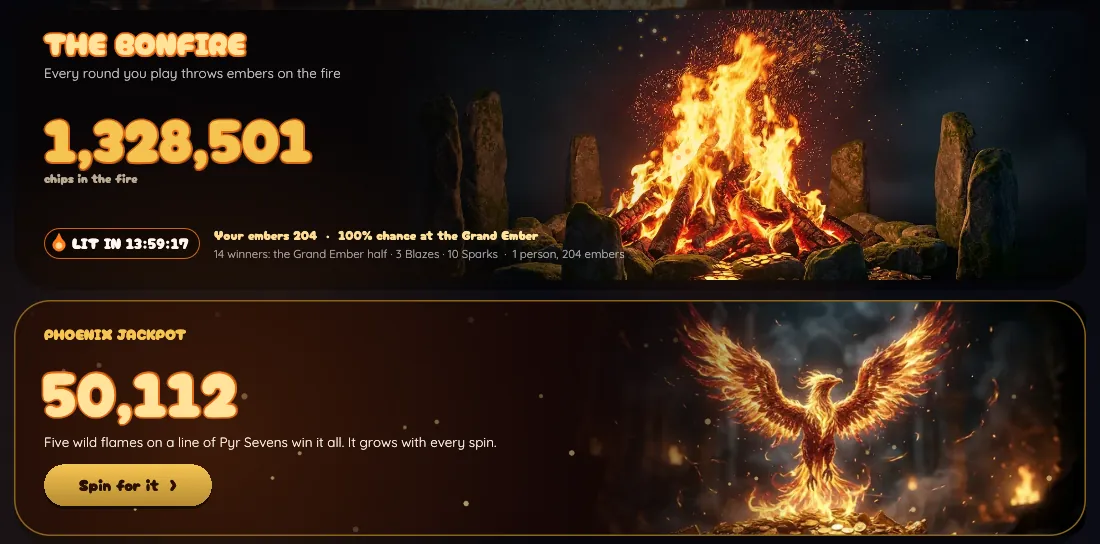
#> input picture installer/site/assets/img/casino-bonfire.webp, 1100 x 544 px, given in place of aurora-2.png, which was not available
$ python fit-skin-picture.py ../installer/site/assets/img
#> lines starting #> are read from the running program, lines starting #| are printed output that depends on the picture; pictures that were not available may be replaced by others from this repository, and a replacement may not be noted
#!/usr/bin/env python3
"""Fit the pictures made with Meshy to the skins they're for.

    python3 tools/fit-skin-picture.py <folder with the pictures from Meshy> [skin ...]

The skins in tools/skin-pictures.json have pictures made with Meshy's text-to-image (from the
prompt kept there, with the task it came from). This takes each one from the folder (by its
"source" name), mirrors it if asked, covers 2560x1440 with it (cut evenly from both sides of the
longer way), sharpens it a little after enlarging, sets its brightness ("exposure", in light,
not in pixel values) and rolls off its brightest light ("cap"), so messages stay easy to read on
top of it. It's written to skins/<id>/background.webp, as good as fits in 640 KB (a skin's file
can be 700 KB), keeping the picture's XMP: the record that it was made with AI (Meshy's terms
say that has to stay with it).

Needs numpy and Pillow with WebP.
"""

import json
import os
import sys

import numpy as np
from PIL import Image, ImageFilter

W, H = 2560, 1440
HERE = os.path.dirname(os.path.abspath(__file__))
ROOT = os.path.normpath(os.path.join(HERE, ".."))
BUDGET = 640_000


def to_linear(c):
    return np.where(c <= 0.04045, c / 12.92, ((c + 0.055) / 1.055) ** 2.4)


def to_srgb(c):
    c = np.clip(c, 0.0, 1.0)
    return np.where(c <= 0.0031308, c * 12.92, 1.055 * np.power(c, 1 / 2.4) - 0.055)


def cover(im):
    """Scaled to cover W x H, the overflow cut evenly from both sides."""
    s = max(W / im.width, H / im.height)
    w, h = round(im.width * s), round(im.height * s)
    im = im.resize((w, h), Image.LANCZOS)
    x, y = (w - W) // 2, (h - H) // 2
    return im.crop((x, y, x + W, y + H))


def grade(im, exposure, cap):
    """Brightness in linear light, then a soft roll-off of the brightest light towards `cap`
    (keeping each color's hue: the three channels are scaled together)."""
    a = to_linear(np.asarray(im, np.float32) / 255.0) * exposure
    lum = a.max(axis=2, keepdims=True)
    knee = cap * 0.55
    over = np.maximum(lum - knee, 0.0)
    rolled = np.where(lum > knee, knee + (cap - knee) * (1 - np.exp(-over / (cap - knee))), lum)
    a = a * np.where(lum > 1e-6, rolled / np.maximum(lum, 1e-6), 1.0)
    out = to_srgb(a) * 255.0
    # A little dither, so enlarged dark skies don't band.
    rng = np.random.default_rng(11)
    out += (rng.random(out.shape[:2]) - rng.random(out.shape[:2]))[..., None] * 0.8
    return Image.fromarray(np.clip(np.round(out), 0, 255).astype(np.uint8), "RGB")


def fit(skin_id, spec, folder):
    src = os.path.join(folder, spec["source"])
    original = Image.open(src)
    xmp = original.info.get("xmp") or original.info.get("XML:com.adobe.xmp", "")
    if isinstance(xmp, str):
        xmp = xmp.encode("utf-8")
    im = original.convert("RGB")
    if spec.get("mirror"):
        im = im.transpose(Image.FLIP_LEFT_RIGHT)
    im = cover(im)
    im = im.filter(ImageFilter.UnsharpMask(radius=1.6, percent=45, threshold=2))
    im = grade(im, spec.get("exposure", 1.0), spec.get("cap", 1.0))
    out = os.path.join(ROOT, "skins", skin_id, "background.webp")
    os.makedirs(os.path.dirname(out), exist_ok=True)
    q = 90
    while True:
        im.save(out, "WEBP", quality=q, method=6, xmp=xmp)
        size = os.path.getsize(out)
        if size <= BUDGET or q <= 50:
            break
        q -= 3
    print(f"{skin_id}: {spec['source']} -> {os.path.relpath(out, ROOT)}, {size // 1000} KB (quality {q})")


def main():
    if len(sys.argv) < 2:
        sys.exit(__doc__)
    folder = sys.argv[1]
    specs = json.load(open(os.path.join(HERE, "skin-pictures.json")))
#> (reads tools/skin-pictures.json from the repository)
    want = sys.argv[2:] or list(specs)
    for skin_id in want:
        fit(skin_id, specs[skin_id], folder)
#> in fit, original is the input picture: PIL image 1100x544 RGB; mean R, G, B 58.7, 39.1, 24.7
#> in fit, `xmp = original.info.get("xmp") or original.info.get("XML:com.adobe.xmp..`: xmp = ''
#> in grade, `lum = a.max(axis=2, keepdims=True)`:
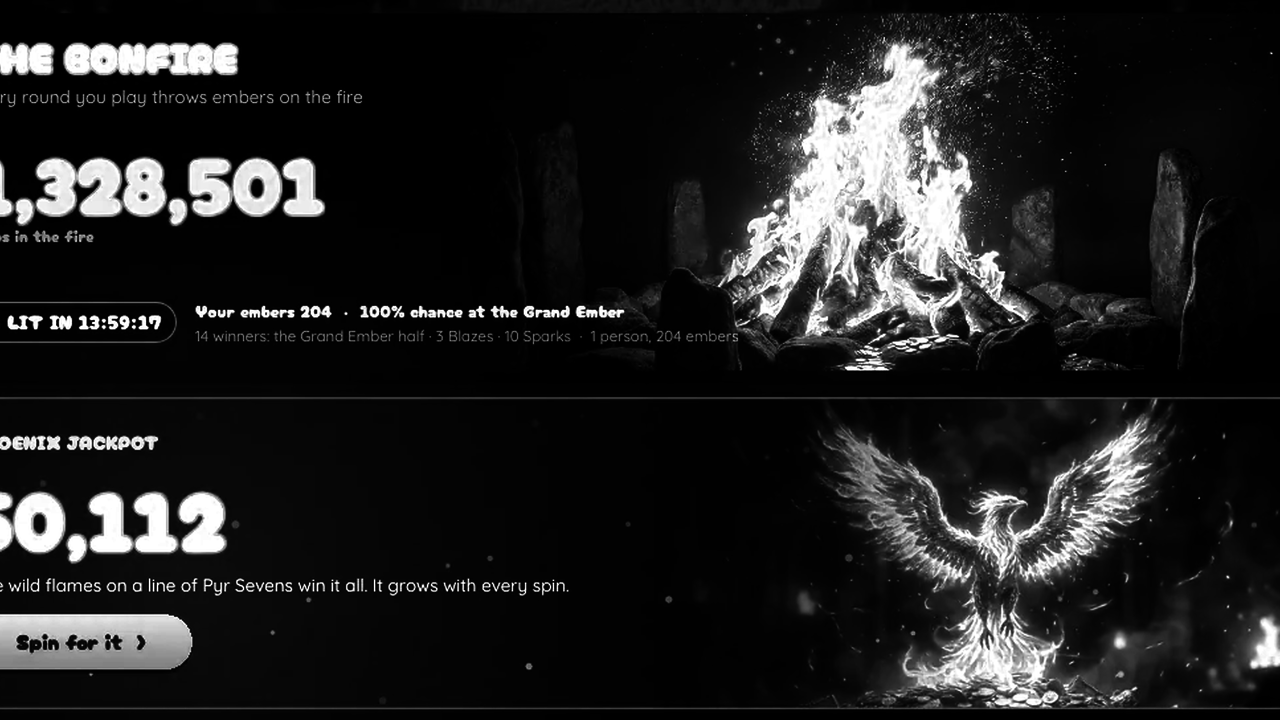
#> lum: shape (1440, 2560, 1) float32 (shown at 1/2 size); min 0, max 1, mean 0.128
#> in grade, `over = np.maximum(lum - knee, 0.0)`:
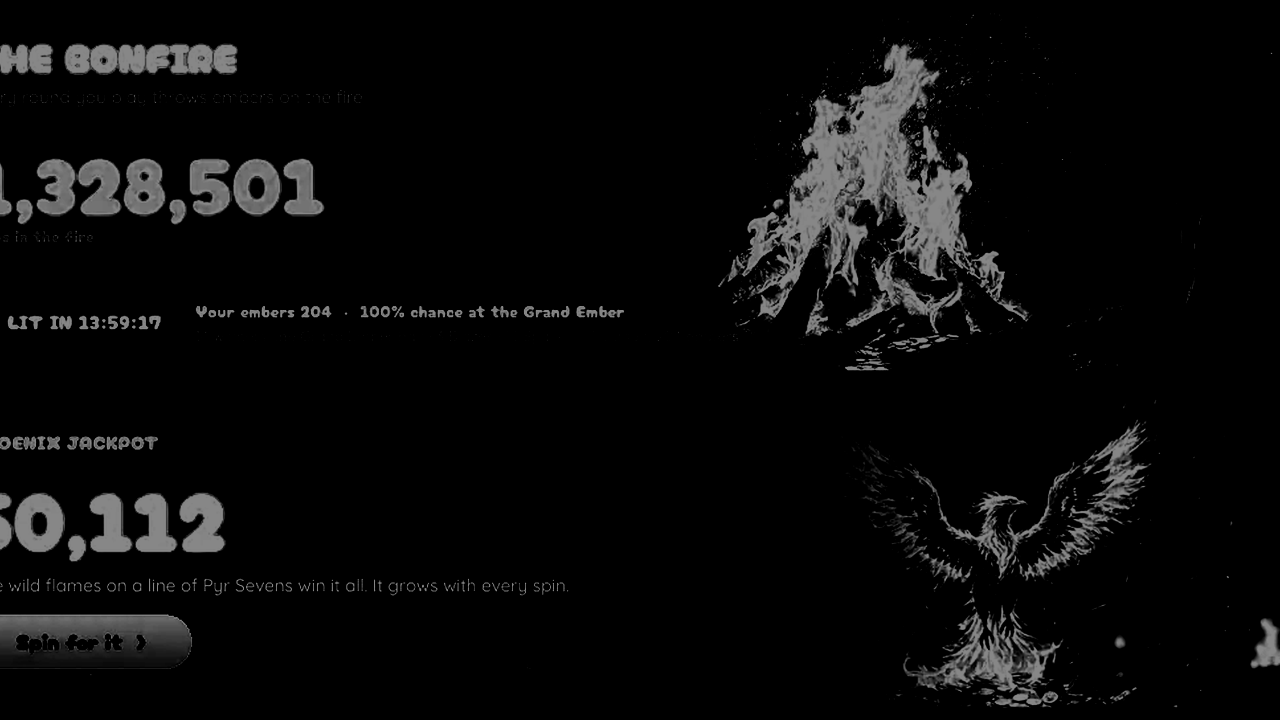
#> over: shape (1440, 2560, 1) float32 (shown at 1/2 size); min 0, max 0.533, mean 0.0391
#> in grade, `rolled = np.where(lum > knee, knee + (cap - knee) * (1 - np.exp(-over ..`:
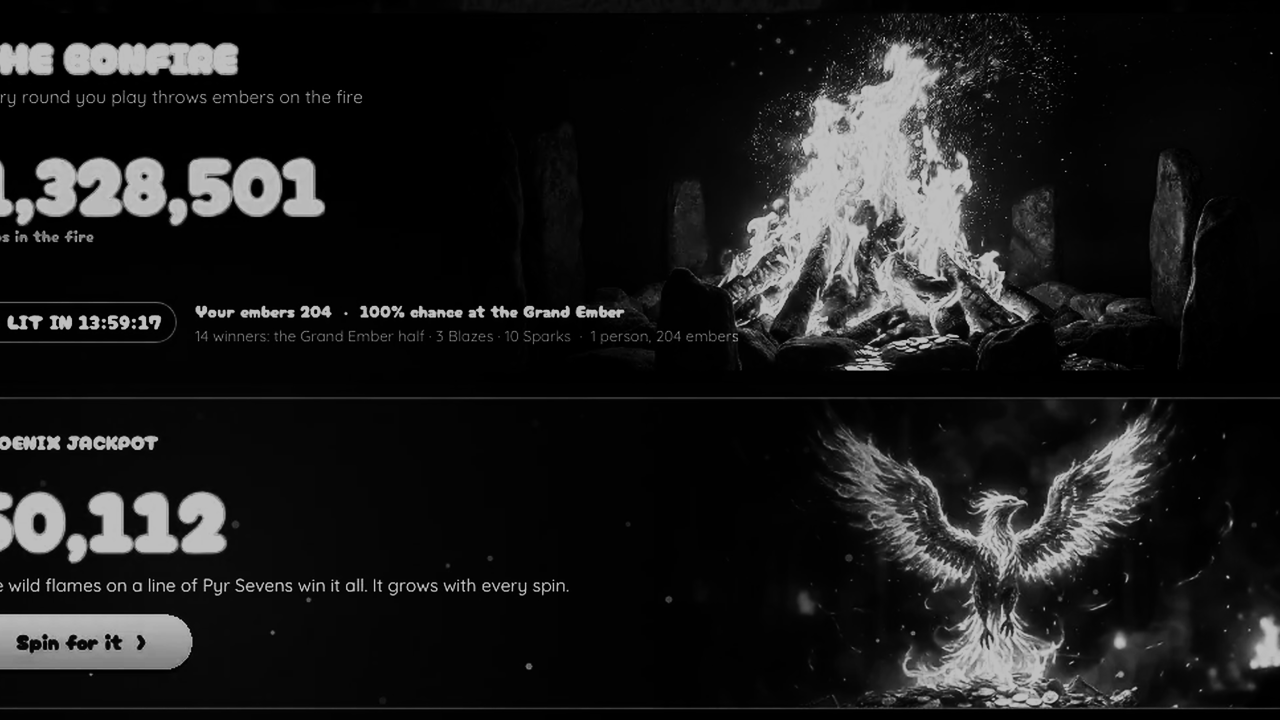
#> rolled: shape (1440, 2560, 1) float32 (shown at 1/2 size); min 0, max 0.755, mean 0.113
#> in grade, `a = a * np.where(lum > 1e-6, rolled / np.maximum(lum, 1e-6), 1.0)`:
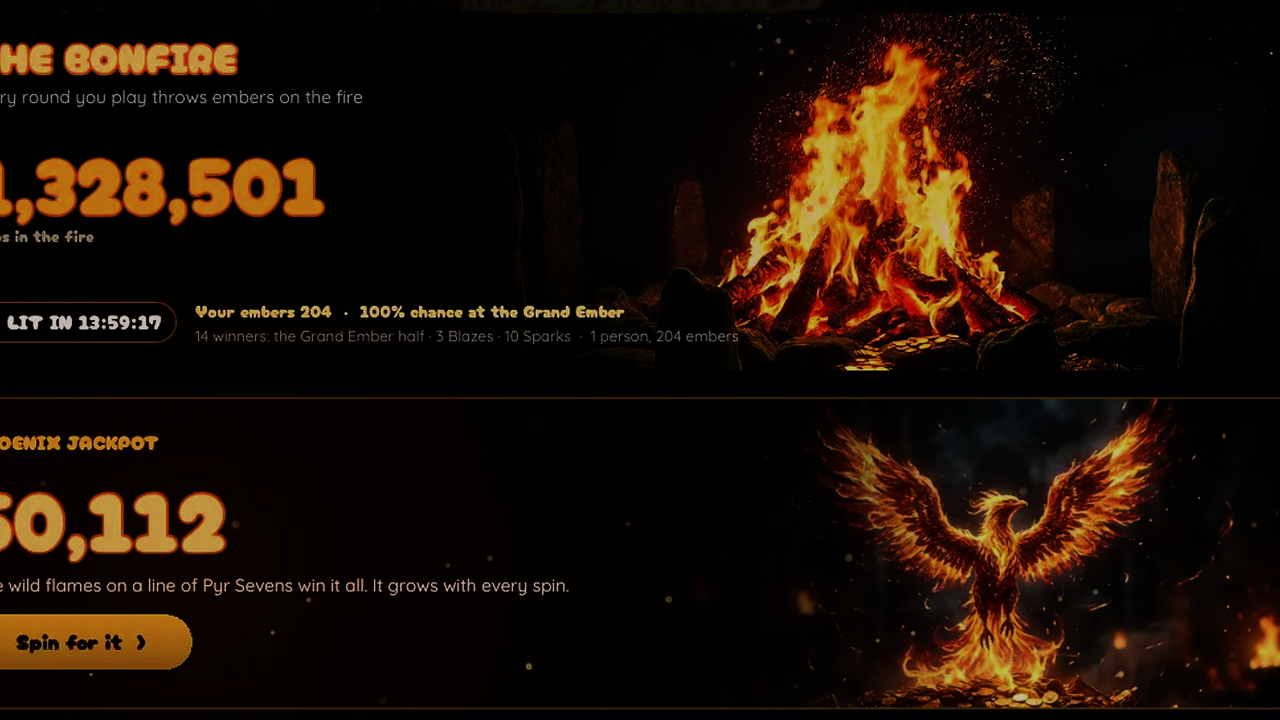
#> a: shape (1440, 2560, 3) float32 (shown at 1/2 size); mean R, G, B 0.111, 0.0574, 0.0217
#> in to_srgb, `return np.where(c <= 0.0031308, c * 12.92, 1.055 * np.power(c, 1 / 2.4..`:
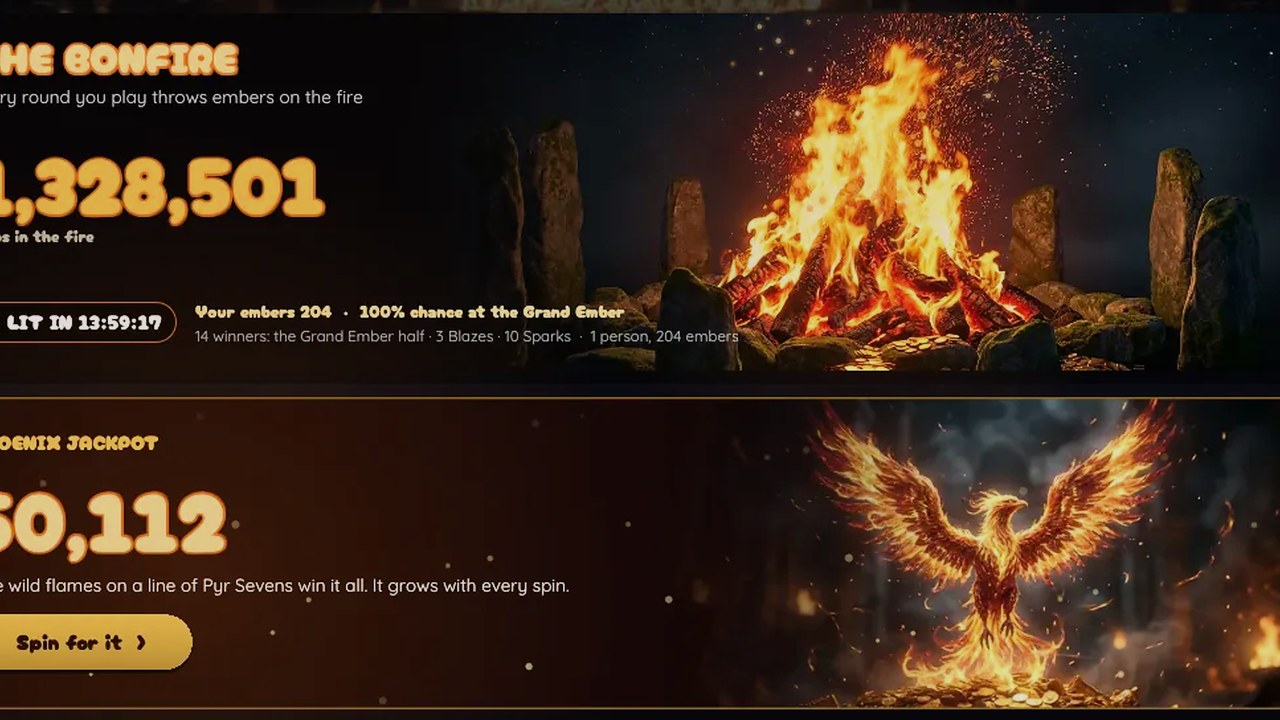
#> returned value: shape (1440, 2560, 3) float32 (shown at 1/2 size); mean of channels 0, 1, 2 0.239, 0.158, 0.1; drawn as R, G, B
#> after the loop in fit, `while True:`: q = 90
#| aurora: aurora-2.png -> skins/aurora/background.webp, 275 KB (quality 90)
#> pass 2 of the loop in main, `for skin_id in want:`:
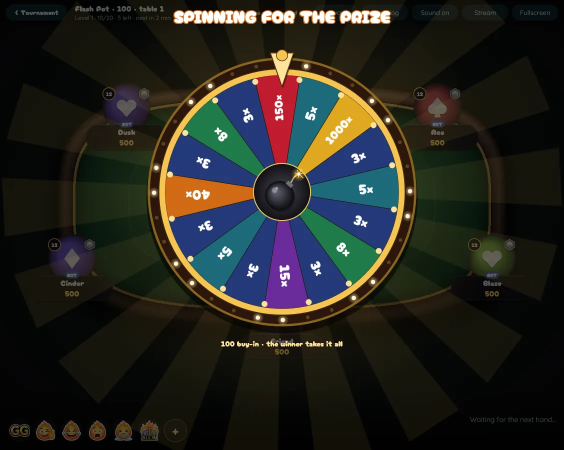
#> input picture installer/site/assets/img/casino-flash-pot.webp, 1128 x 900 px, given in place of neon-drive-1.png, which was not available (shown at 1/2 size)
#> in fit, original is the input picture: PIL image 1128x900 RGB; mean R, G, B 37.2, 37.1, 31
#> in cover (call 2), `return im.crop((x, y, x + W, y + H))`:
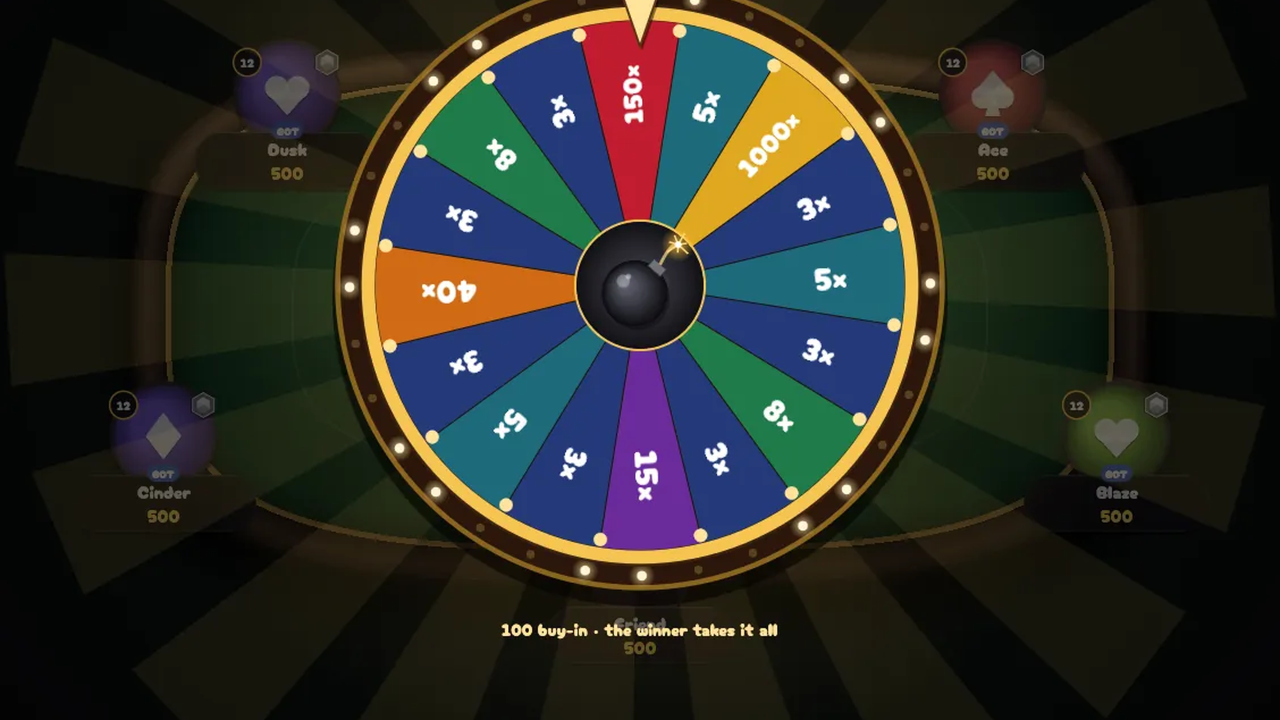
#> returned value: PIL image 2560x1440 RGB (shown at 1/2 size); mean R, G, B 43, 43.6, 37.5
#> in grade (call 2), `a = a * np.where(lum > 1e-6, rolled / np.maximum(lum, 1e-6), 1.0)`:
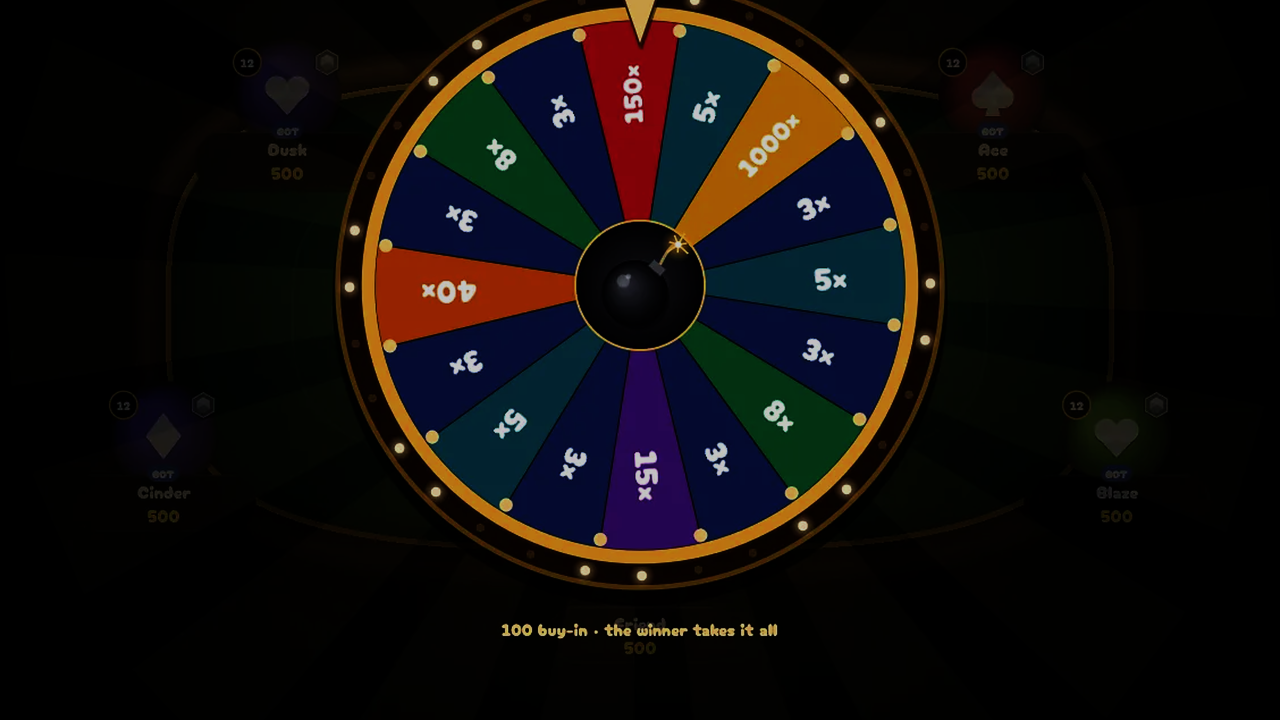
#> a: shape (1440, 2560, 3) float32 (shown at 1/2 size); mean R, G, B 0.0649, 0.0501, 0.0436
#| neon-drive: neon-drive-1.png -> skins/neon-drive/background.webp, 159 KB (quality 90)


if __name__ == "__main__":
#> (the run stopped early here; a loop or call above may not have finished)
